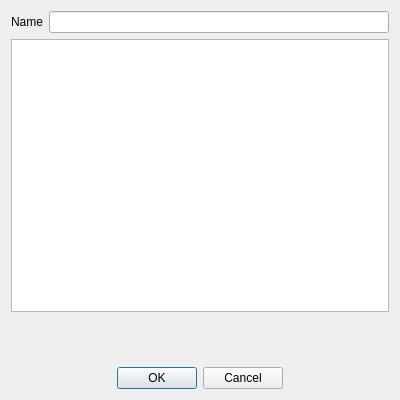
<?xml version="1.0" encoding="UTF-8"?>
<ui version="4.0">
 <class>LoadExistingBaseDlgClass</class>
 <widget class="QDialog" name="LoadExistingBaseDlgClass">
  <property name="geometry">
   <rect>
    <x>0</x>
    <y>0</y>
    <width>400</width>
    <height>400</height>
   </rect>
  </property>
  <property name="windowTitle">
   <string>Base</string>
  </property>
  <layout class="QVBoxLayout" name="mainLayout" stretch="0,1,0,0">
   <item>
    <layout class="QHBoxLayout" name="nameHorizonatlLayout">
     <item>
      <widget class="QLabel" name="label">
       <property name="text">
        <string>Name</string>
       </property>
      </widget>
     </item>
     <item>
      <widget class="QLineEdit" name="nameLineEdit"/>
     </item>
    </layout>
   </item>
   <item>
    <widget class="QTreeWidget" name="nameTreeWidget">
     <property name="wordWrap">
      <bool>false</bool>
     </property>
     <attribute name="headerVisible">
      <bool>false</bool>
     </attribute>
     <attribute name="headerVisible">
      <bool>false</bool>
     </attribute>
     <column>
      <property name="text">
       <string notr="true">1</string>
      </property>
     </column>
    </widget>
   </item>
   <item>
    <layout class="QHBoxLayout" name="errorHorizontalLayout">
     <item>
      <widget class="QLabel" name="errorPixmapLabel">
       <property name="sizePolicy">
        <sizepolicy hsizetype="Fixed" vsizetype="Fixed">
         <horstretch>0</horstretch>
         <verstretch>0</verstretch>
        </sizepolicy>
       </property>
       <property name="minimumSize">
        <size>
         <width>41</width>
         <height>43</height>
        </size>
       </property>
       <property name="text">
        <string/>
       </property>
      </widget>
     </item>
     <item>
      <widget class="QLabel" name="errorLabel">
       <property name="text">
        <string/>
       </property>
      </widget>
     </item>
    </layout>
   </item>
   <item>
    <layout class="QHBoxLayout" name="buttonsHorizontalLayout">
     <item>
      <spacer name="buttonsHorizontalSpacer">
       <property name="orientation">
        <enum>Qt::Horizontal</enum>
       </property>
       <property name="sizeHint" stdset="0">
        <size>
         <width>40</width>
         <height>20</height>
        </size>
       </property>
      </spacer>
     </item>
     <item>
      <widget class="QPushButton" name="acceptButton">
       <property name="text">
        <string>OK</string>
       </property>
      </widget>
     </item>
     <item>
      <widget class="QPushButton" name="rejectButton">
       <property name="text">
        <string>Cancel</string>
       </property>
      </widget>
     </item>
     <item>
      <spacer name="buttonsHorizontalSpacer_2">
       <property name="orientation">
        <enum>Qt::Horizontal</enum>
       </property>
       <property name="sizeHint" stdset="0">
        <size>
         <width>40</width>
         <height>20</height>
        </size>
       </property>
      </spacer>
     </item>
    </layout>
   </item>
  </layout>
 </widget>
 <layoutdefault spacing="6" margin="11"/>
 <resources/>
 <connections>
  <connection>
   <sender>acceptButton</sender>
   <signal>clicked()</signal>
   <receiver>LoadExistingBaseDlgClass</receiver>
   <slot>accept()</slot>
   <hints>
    <hint type="sourcelabel">
     <x>154</x>
     <y>221</y>
    </hint>
    <hint type="destinationlabel">
     <x>199</x>
     <y>149</y>
    </hint>
   </hints>
  </connection>
  <connection>
   <sender>rejectButton</sender>
   <signal>clicked()</signal>
   <receiver>LoadExistingBaseDlgClass</receiver>
   <slot>reject()</slot>
   <hints>
    <hint type="sourcelabel">
     <x>245</x>
     <y>221</y>
    </hint>
    <hint type="destinationlabel">
     <x>199</x>
     <y>149</y>
    </hint>
   </hints>
  </connection>
 </connections>
</ui>
